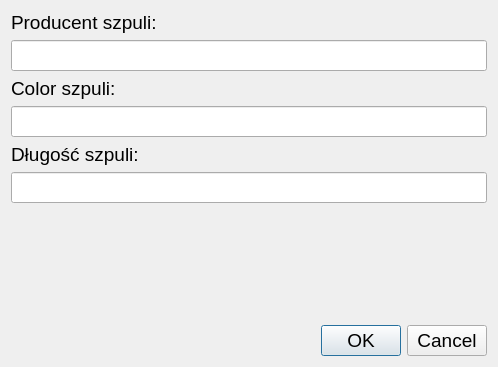
<?xml version="1.0" encoding="UTF-8"?>
<ui version="4.0">
 <class>Dialog</class>
 <widget class="QDialog" name="Dialog">
  <property name="geometry">
   <rect>
    <x>0</x>
    <y>0</y>
    <width>498</width>
    <height>367</height>
   </rect>
  </property>
  <property name="font">
   <font>
    <pointsize>14</pointsize>
   </font>
  </property>
  <property name="windowTitle">
   <string>Dialog</string>
  </property>
  <layout class="QVBoxLayout" name="verticalLayout">
   <item>
    <layout class="QHBoxLayout" name="horizontalLayout">
     <item>
      <widget class="QLabel" name="label1">
       <property name="text">
        <string>Producent szpuli:</string>
       </property>
      </widget>
     </item>
     <item>
      <spacer name="horizontalSpacer">
       <property name="orientation">
        <enum>Qt::Horizontal</enum>
       </property>
       <property name="sizeHint" stdset="0">
        <size>
         <width>40</width>
         <height>20</height>
        </size>
       </property>
      </spacer>
     </item>
    </layout>
   </item>
   <item>
    <widget class="QLineEdit" name="producerOfSpool"/>
   </item>
   <item>
    <layout class="QHBoxLayout" name="horizontalLayout_3">
     <item>
      <widget class="QLabel" name="label2">
       <property name="text">
        <string>Color szpuli:</string>
       </property>
      </widget>
     </item>
     <item>
      <spacer name="horizontalSpacer_2">
       <property name="orientation">
        <enum>Qt::Horizontal</enum>
       </property>
       <property name="sizeHint" stdset="0">
        <size>
         <width>40</width>
         <height>20</height>
        </size>
       </property>
      </spacer>
     </item>
    </layout>
   </item>
   <item>
    <widget class="QLineEdit" name="colorOfSpool"/>
   </item>
   <item>
    <layout class="QHBoxLayout" name="horizontalLayout_4">
     <item>
      <widget class="QLabel" name="label3">
       <property name="text">
        <string>Długość szpuli: </string>
       </property>
      </widget>
     </item>
     <item>
      <spacer name="horizontalSpacer_3">
       <property name="orientation">
        <enum>Qt::Horizontal</enum>
       </property>
       <property name="sizeHint" stdset="0">
        <size>
         <width>40</width>
         <height>20</height>
        </size>
       </property>
      </spacer>
     </item>
    </layout>
   </item>
   <item>
    <widget class="QLineEdit" name="lenghtOfSpool"/>
   </item>
   <item>
    <spacer name="verticalSpacer">
     <property name="orientation">
      <enum>Qt::Vertical</enum>
     </property>
     <property name="sizeHint" stdset="0">
      <size>
       <width>20</width>
       <height>40</height>
      </size>
     </property>
    </spacer>
   </item>
   <item>
    <widget class="QDialogButtonBox" name="buttonBox">
     <property name="orientation">
      <enum>Qt::Horizontal</enum>
     </property>
     <property name="standardButtons">
      <set>QDialogButtonBox::Cancel|QDialogButtonBox::Ok</set>
     </property>
     <property name="centerButtons">
      <bool>false</bool>
     </property>
    </widget>
   </item>
  </layout>
 </widget>
 <resources/>
 <connections>
  <connection>
   <sender>buttonBox</sender>
   <signal>accepted()</signal>
   <receiver>Dialog</receiver>
   <slot>accept()</slot>
   <hints>
    <hint type="sourcelabel">
     <x>248</x>
     <y>254</y>
    </hint>
    <hint type="destinationlabel">
     <x>157</x>
     <y>274</y>
    </hint>
   </hints>
  </connection>
  <connection>
   <sender>buttonBox</sender>
   <signal>rejected()</signal>
   <receiver>Dialog</receiver>
   <slot>reject()</slot>
   <hints>
    <hint type="sourcelabel">
     <x>316</x>
     <y>260</y>
    </hint>
    <hint type="destinationlabel">
     <x>286</x>
     <y>274</y>
    </hint>
   </hints>
  </connection>
 </connections>
</ui>
